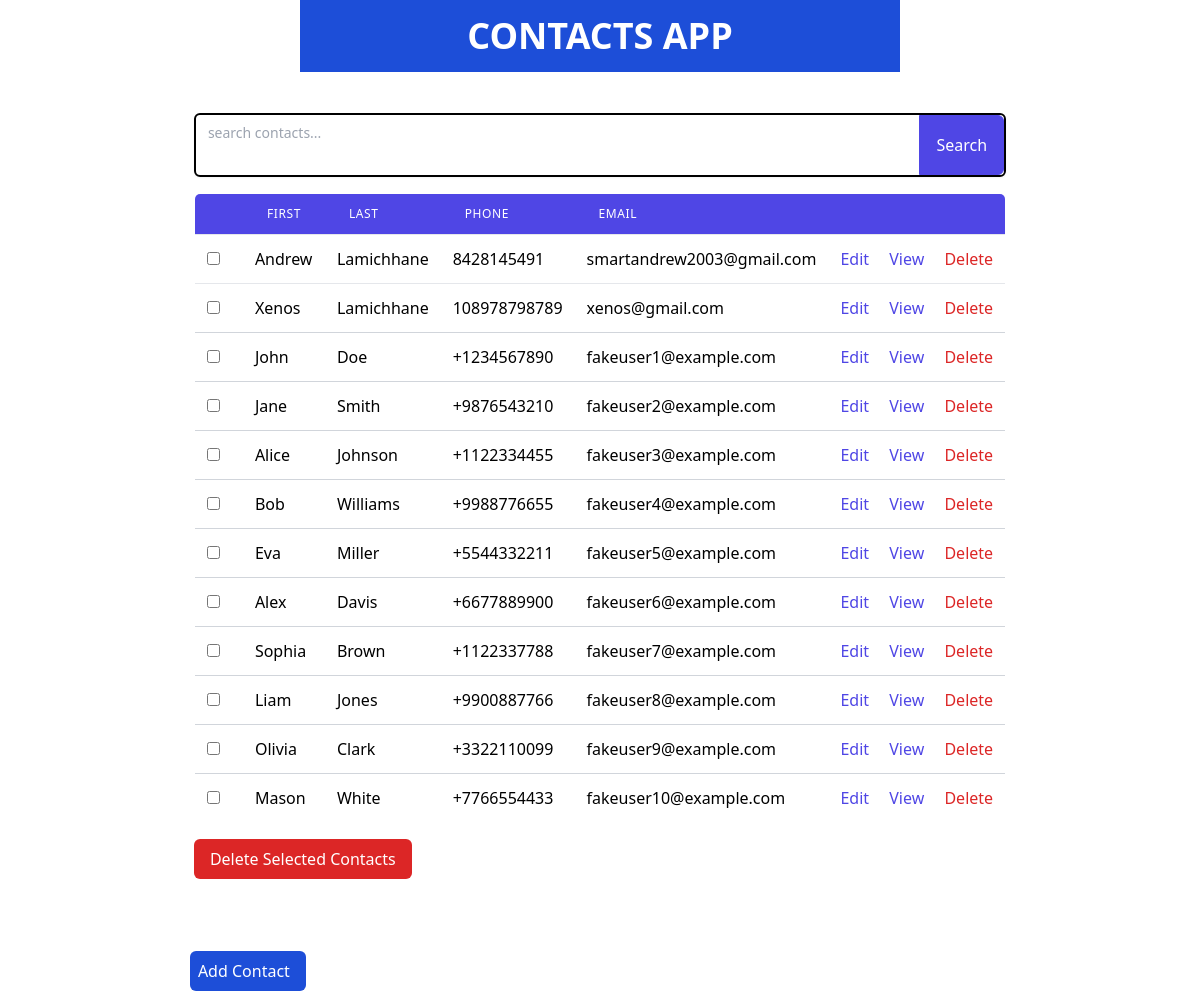
/contacts/, run on the app's committed database.
### contacts/models.py (models this page shows)
class Contact(models.Model):
    id = models.AutoField(primary_key=True)
    email = models.CharField(max_length=50)
    first = models.CharField(max_length=50)
    last = models.CharField(max_length=50)
    phone = models.CharField(max_length=50)

### contacts/views.py (the view)
# urls.py: path("", views.index, name='index'),
def index(request):
    query = request.GET.get("q")
    if query:
        contacts = Contact.objects.filter(
            first__icontains=query
            | Contact.objects.filter(last__icontains=query)
            | Contact.objects.filter(email__icontains=query)
            | Contact.objects.filter(phone__icontains=query)
        )
        if request.headers.get("HX-Trigger") == "search":
            return render(request, "contacts/row.html", {"contacts": contacts, "count": Contact.objects.count()})
    else:
        contacts = Contact.objects.all()
    context = {
        "contacts": contacts,
        "count": Contact.objects.count(),
    }
    if request.method == "POST":
        contact_ids = list(map(int, request.POST.getlist("selected_contact_ids")))
        print(request.POST.getlist("selected_contact_ids"))
        Contact.objects.filter(pk__in=contact_ids).delete()
        messages.success(request, "Deleted Contacts!")
    return render(request, "contacts/index.html", context)

### contacts/templates/contacts/index.html (shortened to what this page needs)
{% extends './layout.html' %}
{% block content %}
  <div class="p-6">
    <form action="/contacts" method="get" class="tool-bar">
      <div class="mt-1 mb-4 relative rounded-md shadow-sm border-2 border-black">
        <input
          hx-get="/contacts"
          hx-trigger="change, keyup delay:200ms changed"
          hx-target="tbody"
          hx-select="tbody tr"
          hx-push-url="true"
          hx-indicator="#spinner"
          id="search" type="search" placeholder="search contacts..." name="q" value="{{ request.GET.q|default:'' }}"
          class="focus:ring-indigo-500 focus:border-indigo-500 block w-full pl-3 pr-10 py-2 outline-slate-500 border-slate-800 rounded-md sm:text-sm"/>
        <button type="submit"
                class="absolute inset-y-0 right-0 flex items-center px-4 text-white bg-indigo-600 border border-indigo-600 rounded-r-md hover:bg-indigo-700 focus:ring focus:ring-indigo-500 focus:ring-opacity-50 focus:outline-none">
          Search
        </button>
      </div>
    </form>
    <form>
      <table class="min-w-full bg-white border border-gray-300 divide-y divide-gray-200 rounded-md overflow-hidden">
        <thead class="bg-indigo-600 text-white">
          <tr>
            <th class="px-6 py-3 text-left text-xs font-medium uppercase tracking-wider"></th>
            <th class="px-6 py-3 text-left text-xs font-medium uppercase tracking-wider">First</th>
            <th class="px-6 py-3 text-left text-xs font-medium uppercase tracking-wider">Last</th>
            <th class="px-6 py-3 text-left text-xs font-medium uppercase tracking-wider">Phone</th>
            <th class="px-6 py-3 text-left text-xs font-medium uppercase tracking-wider">Email</th>
            <th class="px-6 py-3 text-left text-xs font-medium uppercase tracking-wider"></th>
          </tr>
        </thead>
        <tbody class="divide-y divide-gray-300">
          {% include './row.html' %}
        </tbody>
      </table>
      <button hx-delete="/contacts"
              hx-confirm="Are you sure you want to delete these contacts?"
              hx-target="body"
              class="mt-4 bg-red-600 text-white px-4 py-2 rounded-md hover:bg-red-700 focus:outline-none focus:ring focus:border-red-300">
        Delete Selected Contacts
      </button>
    </form>
    <div class="p-4 w-full mt-4 flex justify-end">
    </div>
  </div>
  <button class="ml-5 p-2 bg-blue-700 text-white flex items-center justify-center rounded-md cursor-pointer">
    <a href="/contacts/new" class="text-white">Add Contact</a>
  </button>
{% endblock %}

### contacts/templates/contacts/layout.html (shortened to what this page needs)
<!doctype html>
<html lang="en">
  <head>
    <link href="https://cdnjs.cloudflare.com/ajax/libs/tailwindcss/2.0.2/tailwind.min.css" rel="stylesheet">
    <link rel="stylesheet" href="./static/style.css">
  </head>
  <body
    hx-boost="true"
    hx-headers='{"X-CSRFToken": "{{ csrf_token }}"}'
    class="bg-[#161615] h-screen flex flex-col items-center">
    <h1 class="p-4 font-bold text-4xl lg:w-1/2 w-full text-center bg-blue-700 text-white">CONTACTS APP</h1>
    <main class="bg-slate-800">
      {% block content %}
      {% endblock %}
    </main>
  </body>
</html>

### contacts/templates/contacts/row.html
{% for contact in contacts %}
<tr class="border-b border-gray-200">
  <td class="p-3"><input type="checkbox" name="selected_contact_ids" value="{{ contact.id }}"></td>
  <td class="p-3">{{ contact.first }}</td>
  <td class="p-3">{{ contact.last }}</td>
  <td class="p-3">{{ contact.phone }}</td>
  <td class="p-3">{{ contact.email }}</td>
  <td class="p-3">
    <a href="/contacts/{{ contact.id }}/edit" class="text-indigo-600 hover:text-indigo-900 mr-4 cursor-pointer">Edit</a>
    <a href="/contacts/{{ contact.id }}/view" class="text-indigo-600 hover:text-indigo-900 mr-4 cursor-pointer">View</a>
    <a href="/contacts/{{ contact.id }}"
       hx-swap="outerHTML swap:1s"
       hx-confirm="Are you sure you want to delete this contact?"
       hx-target="closest tr"
       class="text-red-600 hover:text-red-900 cursor-pointer">Delete</a>
  </td>
</tr>
{% endfor %}

### data on the page
Contact: first "Andrew", last "Lamichhane", phone "8428145491", email "smartandrew2003@gmail.com"
Contact: first "Xenos", last "Lamichhane", phone "108978798789", email "xenos@gmail.com"
Contact: first "John", last "Doe", phone "+1234567890", email "fakeuser1@example.com"
Contact: first "Jane", last "Smith", phone "+9876543210", email "fakeuser2@example.com"
Contact: first "Alice", last "Johnson", phone "+1122334455", email "fakeuser3@example.com"
Contact: first "Bob", last "Williams", phone "+9988776655", email "fakeuser4@example.com"
Contact: first "Eva", last "Miller", phone "+5544332211", email "fakeuser5@example.com"
Contact: first "Alex", last "Davis", phone "+6677889900", email "fakeuser6@example.com"
Contact: first "Sophia", last "Brown", phone "+1122337788", email "fakeuser7@example.com"
Contact: first "Liam", last "Jones", phone "+9900887766", email "fakeuser8@example.com"
Contact: first "Olivia", last "Clark", phone "+3322110099", email "fakeuser9@example.com"
Contact: first "Mason", last "White", phone "+7766554433", email "fakeuser10@example.com"
